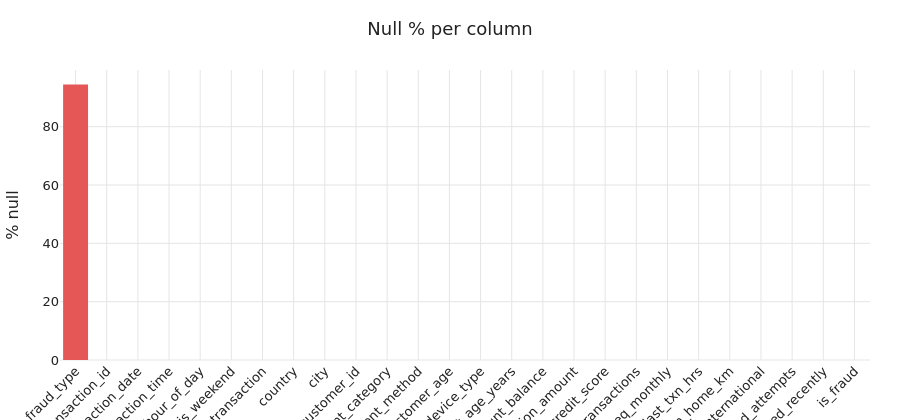

Here is the notebook cell this chart was saved with:
### Code cell
# Visualise null % per column (expected to be a flat zero line on this synthetic set).
null_df = quality.reset_index().rename(columns={"index": "column"})
fig = go.Figure(go.Bar(x=null_df["column"], y=null_df["null_pct"], marker_color=ACCENT))
fig.update_layout(title="Null % per column", xaxis_tickangle=-45,
                  yaxis_title="% null", height=420, template="kag_gm")
fig.show()

### Figure 1 — Plotly figure (JSON) as saved in the notebook; plotly's stock layout.template omitted (floating-point values rounded to 4 significant figures)
{"data": [{"marker": {"color": "#E45756"}, "type": "bar", "x": ["fraud_type", "transaction_id", "transaction_date", "transaction_time", "hour_of_day", "is_weekend", "is_night_transaction", "country", "city", "customer_id", "merchant_category", "payment_method", "customer_age", "device_type", "account_age_years", "account_balance", "transaction_amount", "credit_score", "num_prev_transactions", "transaction_freq_monthly", "time_since_last_txn_hrs", "distance_from_home_km", "is_international", "failed_attempts", "pin_changed_recently", "is_fraud"], "y": [94.47, 0, 0, 0, 0, 0, 0, 0, 0, 0, 0, 0, 0, 0, 0, 0, 0, 0, 0, 0, 0, 0, 0, 0, 0, 0]}], "layout": {"height": 420, "title": {"text": "Null % per column"}, "xaxis": {"tickangle": -45}, "yaxis": {"title": {"text": "% null"}}}}
